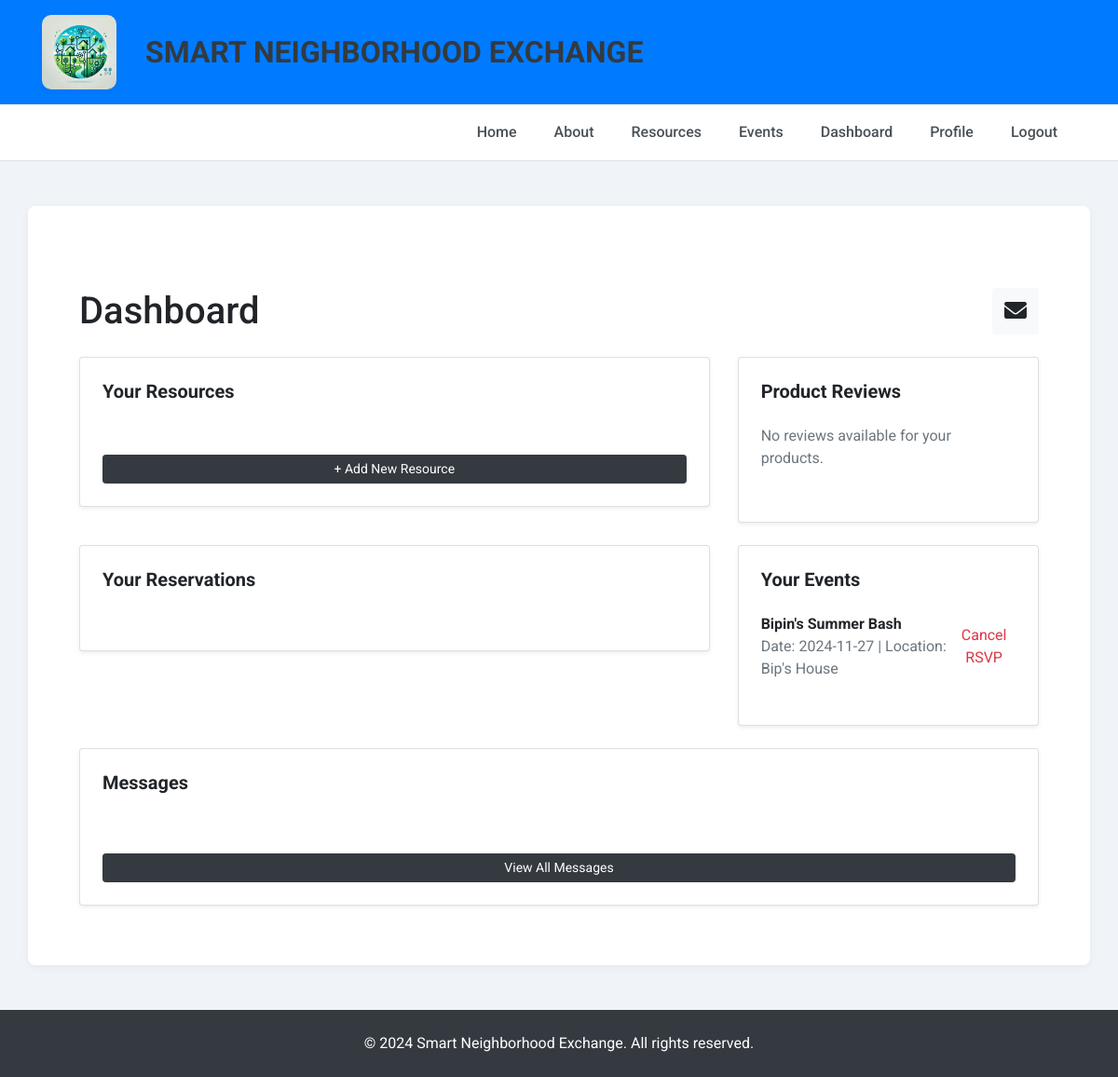
/dashboard (signed in), run on an earlier commit of the app's database.
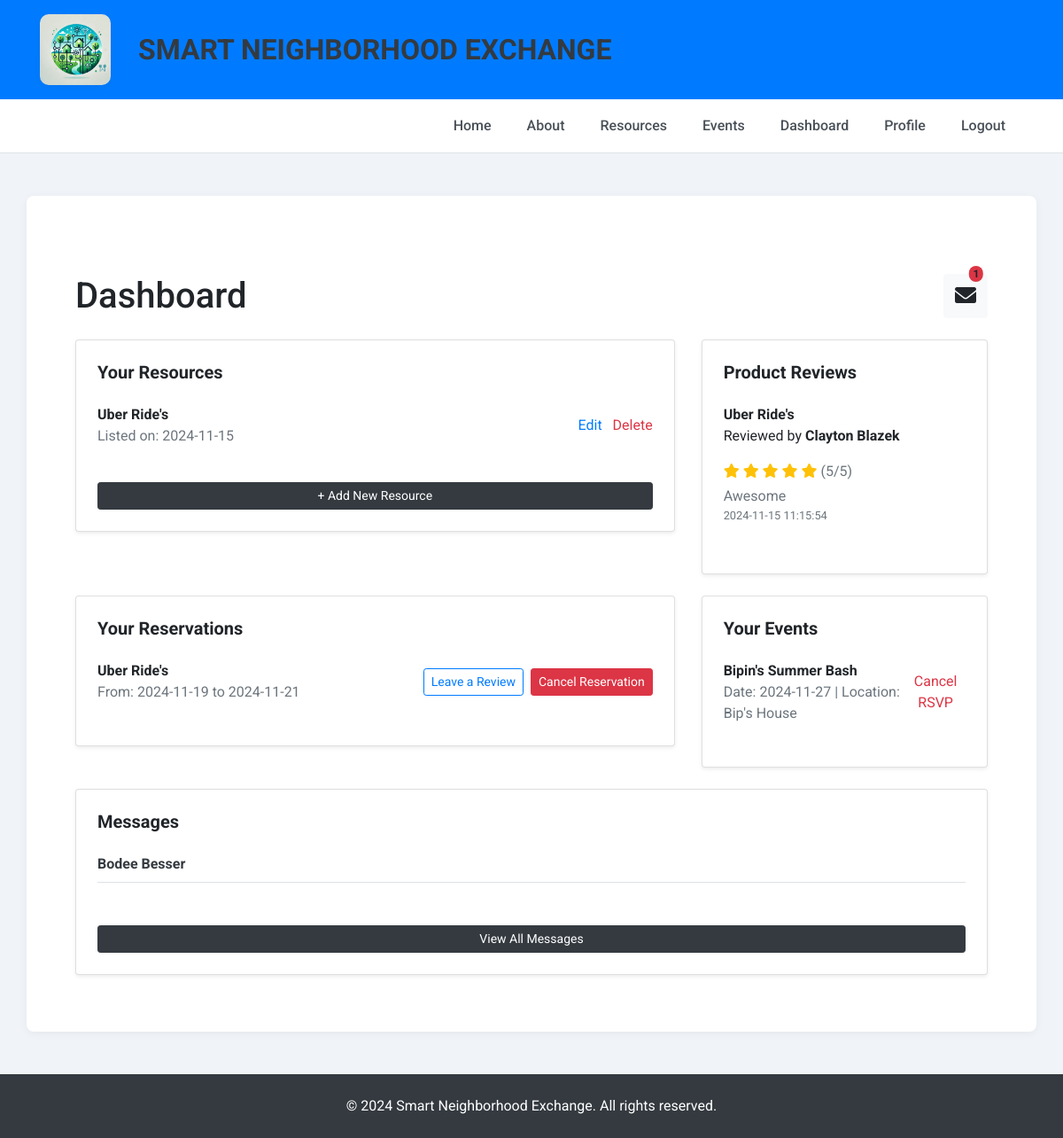
And on a later commit of the database.
### tables this page shows
CREATE TABLE CommunityEvents (
            event_id INTEGER PRIMARY KEY AUTOINCREMENT,
            user_id INTEGER,
            title TEXT NOT NULL,
            description TEXT,
            location TEXT,
            date TEXT NOT NULL,
            time TEXT,
            FOREIGN KEY (user_id) REFERENCES Users(user_id)
        );

CREATE TABLE Resources (
            resource_id INTEGER PRIMARY KEY AUTOINCREMENT,
            user_id INTEGER,
            title TEXT NOT NULL,
            description TEXT,
            images TEXT,
            category TEXT,
            availability TEXT,
            date_posted TEXT, 
            pickup_location TEXT,   
            FOREIGN KEY (user_id) REFERENCES Users(user_id)
        );

CREATE TABLE Reviews (
            review_id INTEGER PRIMARY KEY AUTOINCREMENT,
            user_id INTEGER,
            reviewer_id INTEGER,
            rating INTEGER,
            comment TEXT,
            timestamp TEXT, resource_id INTEGER,
            FOREIGN KEY (user_id) REFERENCES Users(user_id),
            FOREIGN KEY (reviewer_id) REFERENCES Users(user_id)
        );

CREATE TABLE Users (
            user_id INTEGER PRIMARY KEY AUTOINCREMENT,
            name TEXT NOT NULL,
            email TEXT NOT NULL UNIQUE,
            password TEXT NOT NULL,
            profile_image TEXT,
            location TEXT
        );

CREATE TABLE Bookings (
            booking_id INTEGER PRIMARY KEY AUTOINCREMENT,
            user_id INTEGER,
            resource_id INTEGER,
            start_date TEXT NOT NULL,
            end_date TEXT NOT NULL,
            FOREIGN KEY (user_id) REFERENCES Users(user_id),
            FOREIGN KEY (resource_id) REFERENCES Resources(resource_id)
        );

### app.py (the view)
@app.route('/dashboard')
def dashboard():
    if 'user_id' not in session:
        return redirect(url_for('login'))
    user_id = session['user_id']
    unread_notifications = get_unread_notifications(user_id)  # Get the unread notifications count
    notifications = get_recent_notifications(user_id)  # Get recent notifications for the dropdown
    with sqlite3.connect('projects.db') as conn:
        conn.row_factory = sqlite3.Row
        c = conn.cursor()
        c.execute('SELECT * FROM Resources WHERE user_id = ?', (user_id,))
        resources = c.fetchall()
        c.execute('''
            SELECT Reviews.comment, Reviews.rating, Reviews.timestamp, Users.name AS reviewer_name, Resources.title AS resource_title
            FROM Reviews
            JOIN Resources ON Reviews.resource_id = Resources.resource_id
            JOIN Users ON Reviews.reviewer_id = Users.user_id
            WHERE Resources.user_id = ?
            ORDER BY Reviews.timestamp DESC
        ''', (user_id,))
        reviews = c.fetchall()
        c.execute('''SELECT Messages.content, Messages.timestamp, Users.name AS sender_name
                     FROM Messages
                     JOIN Users ON Messages.sender_id = Users.user_id
                     WHERE Messages.sender_id = ? OR Messages.receiver_id = ?
                     ORDER BY Messages.timestamp DESC''', (user_id, user_id))
        messages = c.fetchall()
        c.execute('''SELECT Bookings.booking_id, Bookings.start_date, Bookings.end_date, Resources.title, Resources.resource_id
                     FROM Bookings
                     JOIN Resources ON Bookings.resource_id = Resources.resource_id
                     WHERE Bookings.user_id = ?''', (user_id,))
        reservations = c.fetchall()
        c.execute('''SELECT CommunityEvents.event_id, CommunityEvents.title, CommunityEvents.date, CommunityEvents.location
                     FROM EventRSVPs
                     JOIN CommunityEvents ON EventRSVPs.event_id = CommunityEvents.event_id
                     WHERE EventRSVPs.user_id = ?''', (user_id,))
        rsvps = c.fetchall()
        c.execute('''
            SELECT DISTINCT receiver_id, Users.name
            FROM Messages
            JOIN Users ON Messages.receiver_id = Users.user_id
            WHERE sender_id = ? OR receiver_id = ?
        ''', (user_id, user_id))
        conversations = c.fetchall()
    return render_template(
        'dashboard.html',
        resources=resources, reviews=reviews, messages=messages, reservations=reservations, rsvps=rsvps, conversations=conversations, unread_notifications=unread_notifications, notifications=notifications
    )

### app.py (called while the page is built)
def get_unread_notifications(user_id):
    with sqlite3.connect('projects.db') as conn:
        conn.row_factory = sqlite3.Row
        c = conn.cursor()
        c.execute('''SELECT COUNT(*) AS count FROM Messages
                     WHERE receiver_id = ?''', (user_id,))
        unread_messages = c.fetchone()['count']
        c.execute('''SELECT COUNT(*) AS count FROM Bookings
                     JOIN Resources ON Bookings.resource_id = Resources.resource_id
                     WHERE Resources.user_id = ?''', (user_id,))
        new_bookings = c.fetchone()['count']
        c.execute('''SELECT COUNT(*) AS count FROM EventRSVPs
                     JOIN CommunityEvents ON EventRSVPs.event_id = CommunityEvents.event_id
                     WHERE CommunityEvents.user_id = ?''', (user_id,))
        new_rsvps = c.fetchone()['count']
    return unread_messages + new_bookings + new_rsvps

### templates/dashboard.html (shortened to what the changed rows need)
{% extends "base.html" %}
{% block content %}
<div class="container mt-5">
    <div class="d-flex justify-content-between align-items-center mb-4">
        <h1 class="mb-0">Dashboard</h1>
        <div class="dropdown">
            <a class="btn btn-light position-relative" href="#" role="button" id="notificationDropdown" data-bs-toggle="dropdown" aria-expanded="false" style="font-size: 1.5rem;">
                <i class="fas fa-envelope"></i>
                {% if unread_notifications > 0 %}
                <span class="position-absolute top-0 start-100 translate-middle badge rounded-pill bg-danger" style="transform: translate(-50%, -50%); font-size: 0.75rem;">
                    {{ unread_notifications }}
                </span>
                {% endif %}
            </a>
        </div>
    </div>
    <div class="row">
        <div class="col-md-8 mb-4">
            <div class="card shadow-sm p-4">
                <ul class="list-unstyled mt-3">
                    {% for resource in resources %}
                    <li class="d-flex justify-content-between align-items-center mb-2">
                        <div>
                            <strong>{{ resource['title'] }}</strong>
                            <p class="text-muted mb-0">Listed on: {{ resource['date_posted'] }}</p>
                        </div>
                        <div>
                            <a href="{{ url_for('edit_resource', resource_id=resource['resource_id']) }}" class="text-primary mr-2">Edit</a>
                            <a href="{{ url_for('delete_resource', resource_id=resource['resource_id']) }}" class="text-danger">Delete</a>
                        </div>
                    </li>
                    {% endfor %}
                </ul>
            </div>
        </div>
        <div class="col-md-4 mb-4">
            <div class="card shadow-sm p-4" style="max-height: 400px; overflow-y: auto;">
                <ul class="list-unstyled mt-3">
                    {% if reviews %}
                        {% for review in reviews %}
                        <li class="mb-3">
                            <strong>{{ review['resource_title'] }}</strong>
                            <p>Reviewed by <strong>{{ review['reviewer_name'] }}</strong></p>
                            <div class="text-warning mb-1">
                                {% for i in range(1, 6) %}
                                    <i class="fas fa-star{% if i > review['rating'] %}-o{% endif %}"></i>
                                {% endfor %}
                                <span class="text-muted">({{ review['rating'] }}/5)</span>
                            </div>
                            <p class="text-muted mb-0">{{ review['comment'] }}</p>
                            <p class="text-muted small">{{ review['timestamp'] }}</p>
                        </li>
                        {% endfor %}
                    {% else %}
                        <p class="text-muted">No reviews available for your products.</p>
                    {% endif %}
                </ul>
            </div>
        </div>
    </div>
    <div class="row">
        <div class="col-md-8 mb-4">
            <div class="card shadow-sm p-4">
                <ul class="list-unstyled mt-3">
                    {% for reservation in reservations %}
                    <li class="d-flex justify-content-between align-items-center mb-2">
                        <div>
                            <strong>{{ reservation['title'] }}</strong>
                            <p class="text-muted mb-0">From: {{ reservation['start_date'] }} to {{ reservation['end_date'] }}</p>
                        </div>
                        <div class="d-flex custom-gap">
                            <a href="{{ url_for('resource_reviews', resource_id=reservation['resource_id']) }}" class="btn btn-outline-primary btn-sm">Leave a Review</a>
                            <form action="{{ url_for('cancel_booking', booking_id=reservation['booking_id']) }}" method="post" style="display: inline;">
                                <button type="submit" class="btn btn-danger btn-sm">Cancel Reservation</button>
                            </form>
                        </div>
                    </li>
                    {% endfor %}
                </ul>
            </div>
        </div>
        <div class="col-md-4 mb-4">
            <div class="card shadow-sm p-4">
                <ul class="list-unstyled mt-3">
                    {% for rsvp in rsvps %}
                    <li class="d-flex justify-content-between align-items-center mb-2">
                        <div>
                            <strong>{{ rsvp['title'] }}</strong>
                            <p class="text-muted mb-0">Date: {{ rsvp['date'] }} | Location: {{ rsvp['location'] }}</p>
                        </div>
                        <form action="{{ url_for('cancel_rsvp', event_id=rsvp['event_id']) }}" method="post" style="display: inline;">
                            <button type="submit" class="btn btn-link text-danger p-0">Cancel RSVP</button>
                        </form>
                    </li>
                    {% endfor %}
                </ul>
            </div>
        </div>
    </div>
    <div class="row">
        <div class="col-12 mb-4">
            <div class="card shadow-sm p-4">
                <ul class="list-unstyled mt-3">
                    {% for conversation in conversations %}
                    <li class="d-flex justify-content-between align-items-center mb-2 pb-2 border-bottom">
                        <a href="{{ url_for('view_conversation', receiver_id=conversation['receiver_id']) }}" class="text-dark">
                            <strong>{{ conversation['name'] }}</strong>
                        </a>
                    </li>
                    {% endfor %}
                </ul>
            </div>
        </div>
    </div>
</div>
{% endblock %}

What changed in the data, as far as the page shows it:
added Resources: title "Uber Ride's", date_posted "2024-11-15"
added Reviews: resource_title "Uber Ride's", reviewer_name "Clayton Blazek", rating "5", comment "Awesome", timestamp "2024-11-15 11:15:54"
added Bookings: title "Uber Ride's", start_date "2024-11-19", end_date "2024-11-21"
now on this page (row unchanged): Users: name "Bodee Besser"
Also different on the page:
{{ unread_notifications }}: (not shown) → "1"
text no longer shown: "No reviews available for your products."
